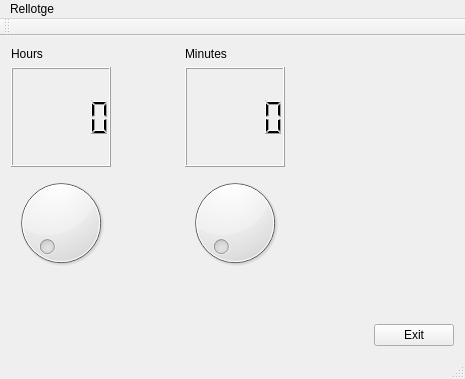
<?xml version="1.0" encoding="UTF-8"?>
<ui version="4.0">
 <class>Rellotge</class>
 <widget class="QMainWindow" name="Rellotge">
  <property name="geometry">
   <rect>
    <x>0</x>
    <y>0</y>
    <width>465</width>
    <height>379</height>
   </rect>
  </property>
  <property name="windowTitle">
   <string>MainWindow</string>
  </property>
  <widget class="QWidget" name="centralWidget">
   <layout class="QVBoxLayout" name="verticalLayout_5">
    <item>
     <layout class="QVBoxLayout" name="verticalLayout_4">
      <item>
       <layout class="QHBoxLayout" name="horizontalLayout_3">
        <item>
         <layout class="QHBoxLayout" name="horizontalLayout">
          <item>
           <layout class="QVBoxLayout" name="verticalLayout">
            <item>
             <widget class="QLabel" name="Hours">
              <property name="text">
               <string>Hours</string>
              </property>
             </widget>
            </item>
            <item>
             <widget class="QLCDNumber" name="lcdNumber">
              <property name="sizePolicy">
               <sizepolicy hsizetype="Fixed" vsizetype="Fixed">
                <horstretch>0</horstretch>
                <verstretch>0</verstretch>
               </sizepolicy>
              </property>
              <property name="minimumSize">
               <size>
                <width>100</width>
                <height>100</height>
               </size>
              </property>
             </widget>
            </item>
            <item>
             <widget class="QDial" name="dial">
              <property name="sizePolicy">
               <sizepolicy hsizetype="Fixed" vsizetype="Fixed">
                <horstretch>0</horstretch>
                <verstretch>0</verstretch>
               </sizepolicy>
              </property>
              <property name="minimumSize">
               <size>
                <width>100</width>
                <height>100</height>
               </size>
              </property>
              <property name="maximum">
               <number>23</number>
              </property>
             </widget>
            </item>
           </layout>
          </item>
          <item>
           <spacer name="horizontalSpacer">
            <property name="orientation">
             <enum>Qt::Horizontal</enum>
            </property>
            <property name="sizeHint" stdset="0">
             <size>
              <width>68</width>
              <height>20</height>
             </size>
            </property>
           </spacer>
          </item>
          <item>
           <layout class="QVBoxLayout" name="verticalLayout_2">
            <item>
             <widget class="QLabel" name="minutes">
              <property name="text">
               <string>Minutes</string>
              </property>
             </widget>
            </item>
            <item>
             <widget class="QLCDNumber" name="lcdNumber_2">
              <property name="sizePolicy">
               <sizepolicy hsizetype="Fixed" vsizetype="Fixed">
                <horstretch>0</horstretch>
                <verstretch>0</verstretch>
               </sizepolicy>
              </property>
              <property name="minimumSize">
               <size>
                <width>100</width>
                <height>100</height>
               </size>
              </property>
             </widget>
            </item>
            <item>
             <widget class="QDial" name="dial_2">
              <property name="sizePolicy">
               <sizepolicy hsizetype="Fixed" vsizetype="Fixed">
                <horstretch>0</horstretch>
                <verstretch>0</verstretch>
               </sizepolicy>
              </property>
              <property name="minimumSize">
               <size>
                <width>100</width>
                <height>100</height>
               </size>
              </property>
              <property name="maximum">
               <number>59</number>
              </property>
             </widget>
            </item>
           </layout>
          </item>
         </layout>
        </item>
        <item>
         <spacer name="horizontalSpacer_3">
          <property name="orientation">
           <enum>Qt::Horizontal</enum>
          </property>
          <property name="sizeHint" stdset="0">
           <size>
            <width>138</width>
            <height>20</height>
           </size>
          </property>
         </spacer>
        </item>
       </layout>
      </item>
      <item>
       <spacer name="verticalSpacer">
        <property name="orientation">
         <enum>Qt::Vertical</enum>
        </property>
        <property name="sizeHint" stdset="0">
         <size>
          <width>20</width>
          <height>25</height>
         </size>
        </property>
       </spacer>
      </item>
      <item>
       <layout class="QHBoxLayout" name="horizontalLayout_2">
        <item>
         <spacer name="horizontalSpacer_2">
          <property name="orientation">
           <enum>Qt::Horizontal</enum>
          </property>
          <property name="sizeHint" stdset="0">
           <size>
            <width>288</width>
            <height>20</height>
           </size>
          </property>
         </spacer>
        </item>
        <item>
         <widget class="QPushButton" name="pushButton">
          <property name="text">
           <string>Exit</string>
          </property>
         </widget>
        </item>
       </layout>
      </item>
     </layout>
    </item>
   </layout>
  </widget>
  <widget class="QMenuBar" name="menuBar">
   <property name="geometry">
    <rect>
     <x>0</x>
     <y>0</y>
     <width>465</width>
     <height>22</height>
    </rect>
   </property>
   <widget class="QMenu" name="menuRellotge">
    <property name="title">
     <string>Rellotge</string>
    </property>
   </widget>
   <addaction name="menuRellotge"/>
  </widget>
  <widget class="QToolBar" name="mainToolBar">
   <attribute name="toolBarArea">
    <enum>TopToolBarArea</enum>
   </attribute>
   <attribute name="toolBarBreak">
    <bool>false</bool>
   </attribute>
  </widget>
  <widget class="QStatusBar" name="statusBar"/>
 </widget>
 <layoutdefault spacing="6" margin="11"/>
 <resources/>
 <connections>
  <connection>
   <sender>pushButton</sender>
   <signal>clicked()</signal>
   <receiver>Rellotge</receiver>
   <slot>close()</slot>
   <hints>
    <hint type="sourcelabel">
     <x>412</x>
     <y>328</y>
    </hint>
    <hint type="destinationlabel">
     <x>324</x>
     <y>304</y>
    </hint>
   </hints>
  </connection>
  <connection>
   <sender>dial_2</sender>
   <signal>valueChanged(int)</signal>
   <receiver>lcdNumber_2</receiver>
   <slot>display(int)</slot>
   <hints>
    <hint type="sourcelabel">
     <x>237</x>
     <y>212</y>
    </hint>
    <hint type="destinationlabel">
     <x>248</x>
     <y>142</y>
    </hint>
   </hints>
  </connection>
  <connection>
   <sender>dial</sender>
   <signal>valueChanged(int)</signal>
   <receiver>lcdNumber</receiver>
   <slot>display(int)</slot>
   <hints>
    <hint type="sourcelabel">
     <x>59</x>
     <y>210</y>
    </hint>
    <hint type="destinationlabel">
     <x>62</x>
     <y>150</y>
    </hint>
   </hints>
  </connection>
 </connections>
</ui>
